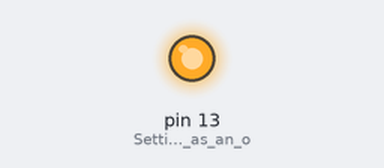
This sketch was run on a simulated Arduino Uno, built with avr-gcc and run on an emulated ATmega328P. Parts: output pins drawn as LEDs (lit = HIGH). What the sketch prints to the serial monitor is not drawn.

Above: at 0.1 s.
At 7.6 s:
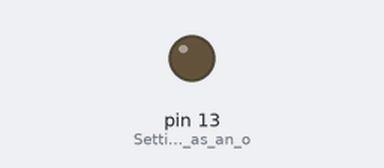
Timing chart, 0 to 10.5 s (numbered marks = the images above):
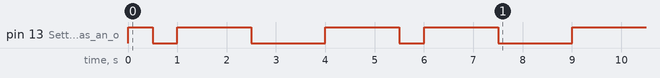

The sketch:

Assignment3.ino
```cpp
void setup() {
  pinMode(13, OUTPUT); //Setting up pin 13 as an output
  Serial.begin(9600);
}

void loop() {
  digitalWrite(13, HIGH);
  delay(500);
   digitalWrite(13, LOW);
  delay(500);
   digitalWrite(13, HIGH);
  delay(1500);
  digitalWrite(13, LOW);
  delay(1500);

  digitalWrite(13, HIGH);
  delay(1500);
  digitalWrite(13, LOW);
  delay(500);
   digitalWrite(13, HIGH);
  delay(1500);
   digitalWrite(13, LOW);
  delay(1500);

  digitalWrite(13, HIGH);
  delay(1500);


  char sendingString[100];
  char sendingTime[100];
  int outputTime = 0;

  sprintf(sendingString, "Andrew Thompson \nEGR 107 \n02 \n1/15/2020");
  Serial.println(sendingString);

  while(1)
  {
    sprintf(sendingTime, "Time = %d\n", outputTime);
    Serial.println(sendingTime);
    delay(1000);
    outputTime++;
    }

}
//High = On/True, Low = Off/False
```

Measured:
- by itself, pin 13 (Setting_up_pin_13_as_an_o): LOW → HIGH at 0.00 s, → LOW 0.50 s later, → HIGH 0.50 s later, → LOW 1.5 s later, … (9 changes in this stretch)
